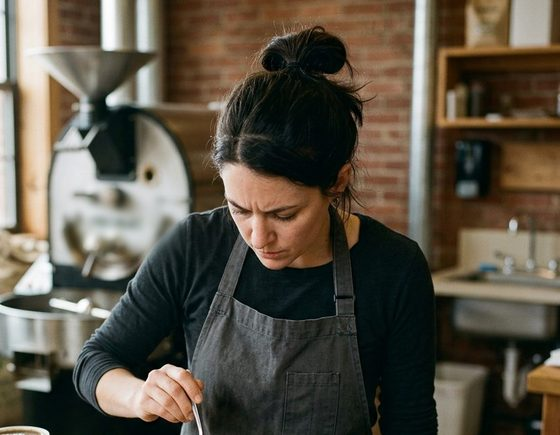
#> input picture kb/assets/photos/cupping-crop-560.jpg, 560 x 435 px, given in place of hero-bag.jpg, which was not available; the run also reads 1 picture not shown here
$ python photos.py
#> lines starting #> are read from the running program, lines starting #| are printed output that depends on the picture; after the words box and inside, x2 and y2 are one past the last pixel; in counts of white or black regions, pixels touching at a corner belong together; pictures that were not available may be replaced by others from this repository, and a replacement may not be noted
"""Cropped and resized derivatives of the generated test-bench photos (kb/assets/photos/README.md), for srcset.
Run from the repo root: python3 kb/tests/round3/photos.py
Writes kb/assets/photos/<name>-<w>.webp and .jpg (WebP q80, JPEG q82 progressive, same as the masters).

Art direction (design-art-direction 02, design-graphic 03):
- hero-bag: the green (unroasted) beans stay in every crop (README use note: they point to origin).
  portrait 4:5 (bag centred, window edge right) for desktop and phone; the full 3:2 frame for tablet, where the
  photo spans the column and the room (grinder, shelf, window light) earns its width.
  The blank label sits at x 725..918, y 364..618 of the 1264x848 master (measured: cream pixels); the page prints
  the live label onto it, so every crop records where the label lands, in percent.
- roaster-drop: wide 2:1 for desktop (the drum door, the falling beans and the cooling tray), 4:3 centred on the
  falling beans for phones.
- cupping: cropped above the table edge so no cup label is in frame (README use note: the labels are garbled AI text);
  the out-of-focus roaster badge behind her is softened further so no letterform reads.
"""
from PIL import Image, ImageFilter
import json, os

SRC = 'kb/assets/photos'
LABEL = (725, 364, 918, 618)
out = {}


def save(im, name, widths):
    files = []
    for w in widths:
        h = round(im.height * w / im.width)
        r = im if w == im.width else im.resize((w, h), Image.LANCZOS)
        base = f'{SRC}/{name}-{w}'
        r.save(base + '.webp', 'WEBP', quality=80, method=6)
        r.convert('RGB').save(base + '.jpg', 'JPEG', quality=82, progressive=True, optimize=True)
        files.append((w, h, os.path.getsize(base + '.webp'), os.path.getsize(base + '.jpg')))
    return files


def label_pct(box):
    x0, y0, x1, y1 = box
    lx0, ly0, lx1, ly1 = LABEL
    w, h = x1 - x0, y1 - y0
    return {'left': round((lx0 - x0) / w * 100, 2), 'top': round((ly0 - y0) / h * 100, 2),
            'width': round((lx1 - lx0) / w * 100, 2), 'height': round((ly1 - ly0) / h * 100, 2)}


bag = Image.open(f'{SRC}/hero-bag.jpg').convert('RGB')
#> bag is the input picture: PIL image 560x435 RGB; mean R, G, B 90, 82.6, 69.5
portrait = (481, 0, 1159, 848)          # 678 x 848, 4:5, bag centre x 820
out['hero-bag-portrait'] = {'box': portrait, 'label': label_pct(portrait), 'files': save(bag.crop(portrait), 'hero-bag-portrait', [678, 480])}
#> the loop in save, `for w in widths:` made 2 passes
#> pass 1, in save, `r = im if w == im.width else im.resize((w, h), Image.LANCZOS)`:
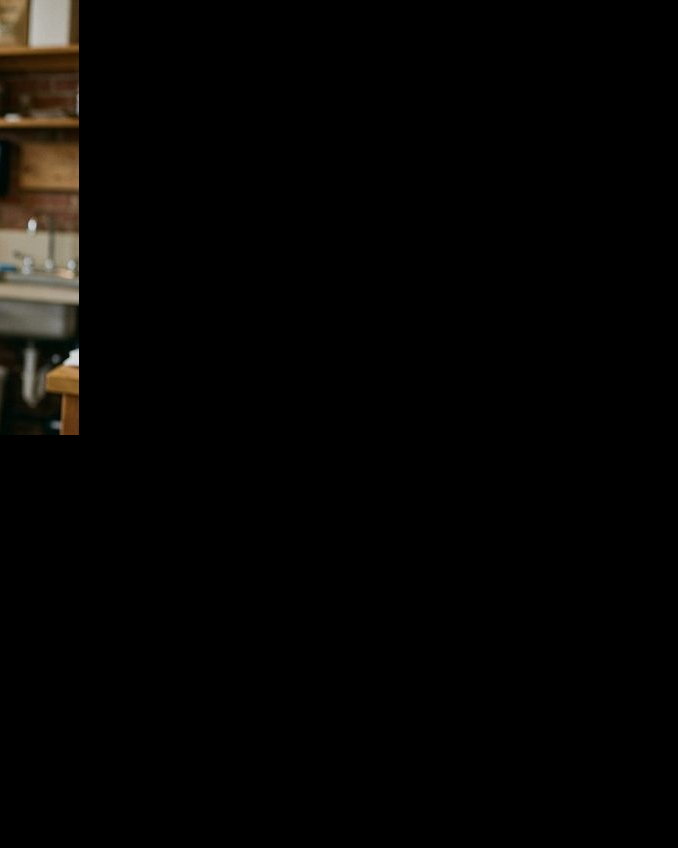
#> r: PIL image 678x848 RGB; mean R, G, B 5.4, 4.5, 3.3
#> after the loop in save, `for w in widths:`: files = [(678, 848, 3348, 9304), (480, 600, 2104, 5370)]
full = (0, 0, 1264, 848)
out['hero-bag'] = {'box': full, 'label': label_pct(full), 'files': save(bag, 'hero-bag', [1264, 960, 640])}

drop = Image.open(f'{SRC}/roaster-drop.jpg').convert('RGB')
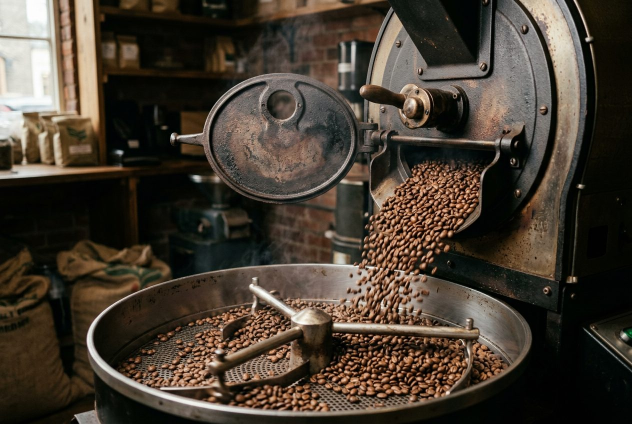
#> input picture kb/assets/photos/roaster-drop.jpg, 1264 x 848 px, found by its file name (shown at 1/2 size)
#> drop is the input picture: PIL image 1264x848 RGB; mean R, G, B 70.1, 60.3, 49.1
wide = (0, 150, 1264, 782)              # 1264 x 632, 2:1
out['roaster-drop-wide'] = {'box': wide, 'files': save(drop.crop(wide), 'roaster-drop-wide', [1264, 960, 640])}
#> the loop in save (call 3), `for w in widths:` made 3 passes
#> pass 1, in save (call 3), `r = im if w == im.width else im.resize((w, h), Image.LANCZOS)`:
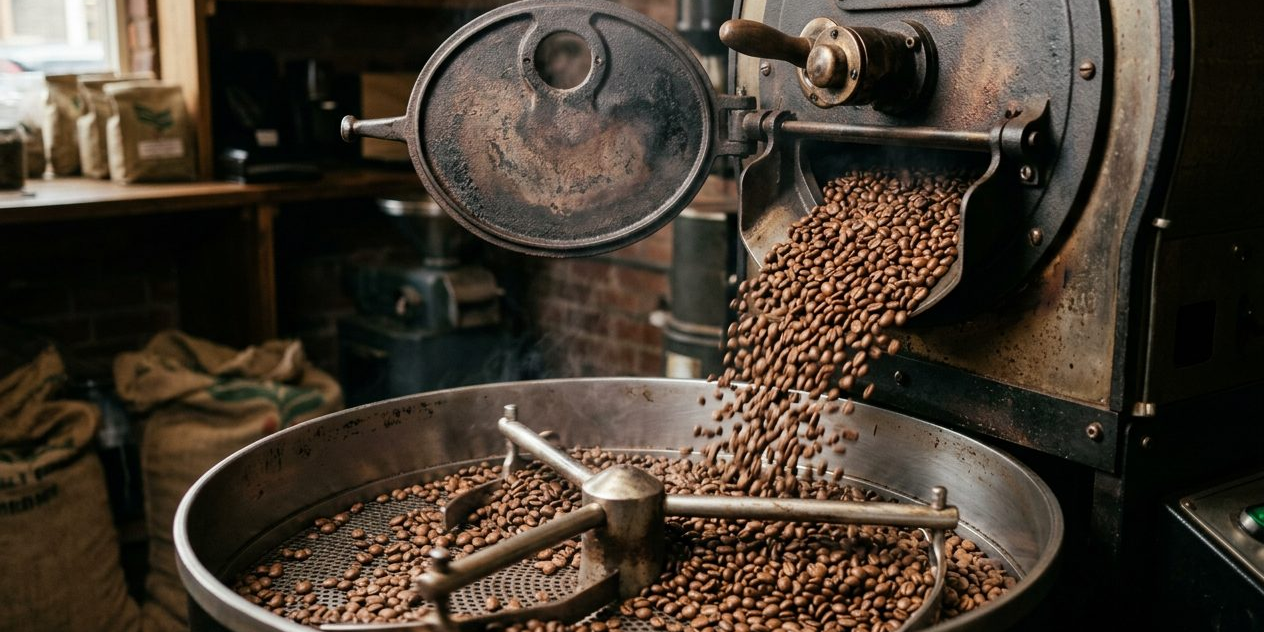
#> r: PIL image 1264x632 RGB; mean R, G, B 68.8, 58, 46.6
#> after the loop in save (call 3), `for w in widths:`: files = [(1264, 632, 105232, 148312), (960, 480, 69882, 94194), (640, 320, 38352, 48753)]
tight = (380, 160, 1164, 748)           # 784 x 588, 4:3
out['roaster-drop-tight'] = {'box': tight, 'files': save(drop.crop(tight), 'roaster-drop-tight', [784, 520])}
#> the loop in save (call 4), `for w in widths:` made 2 passes
#> pass 2, in save (call 4), `r = im if w == im.width else im.resize((w, h), Image.LANCZOS)`:
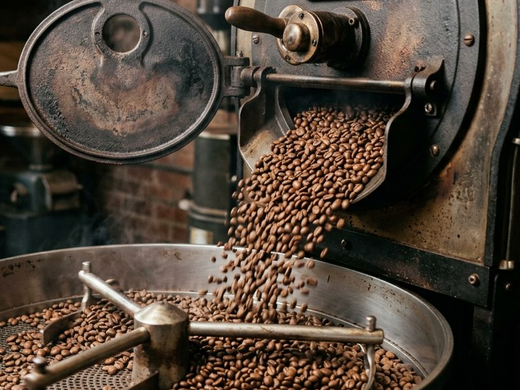
#> r: PIL image 520x390 RGB; mean R, G, B 81.6, 68.7, 57.2
#> after the loop in save (call 4), `for w in widths:`: files = [(784, 588, 81766, 107040), (520, 390, 44702, 53857)]

cup = Image.open(f'{SRC}/cupping.jpg').convert('RGB')
badge = (262, 318, 448, 410)            # out-of-focus roaster badge: soften so no letterform reads
soft = cup.filter(ImageFilter.GaussianBlur(5))
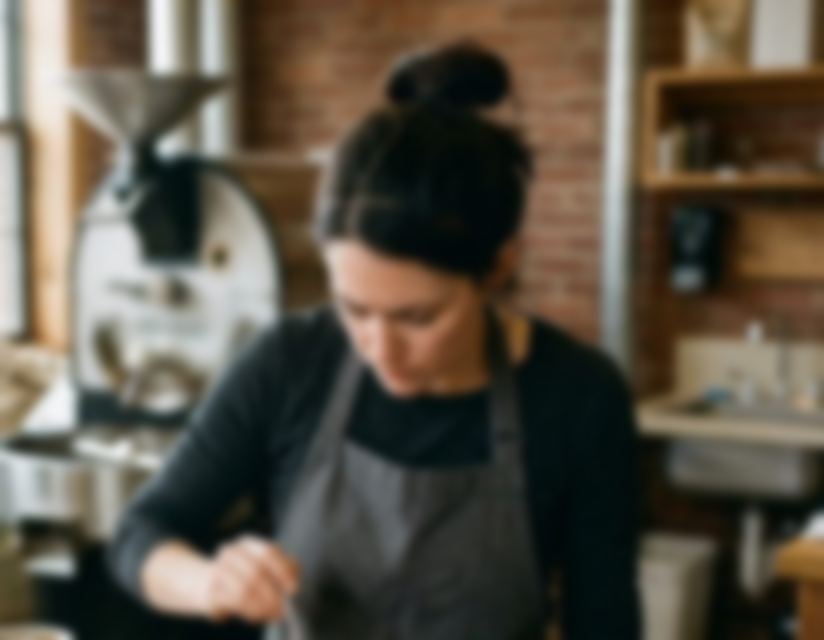
#> soft: PIL image 824x640 RGB; mean R, G, B 90, 82.6, 69.5
mask = Image.new('L', cup.size, 0)
#> mask: PIL image 824x640 L; every value is 0
mask.paste(255, badge)
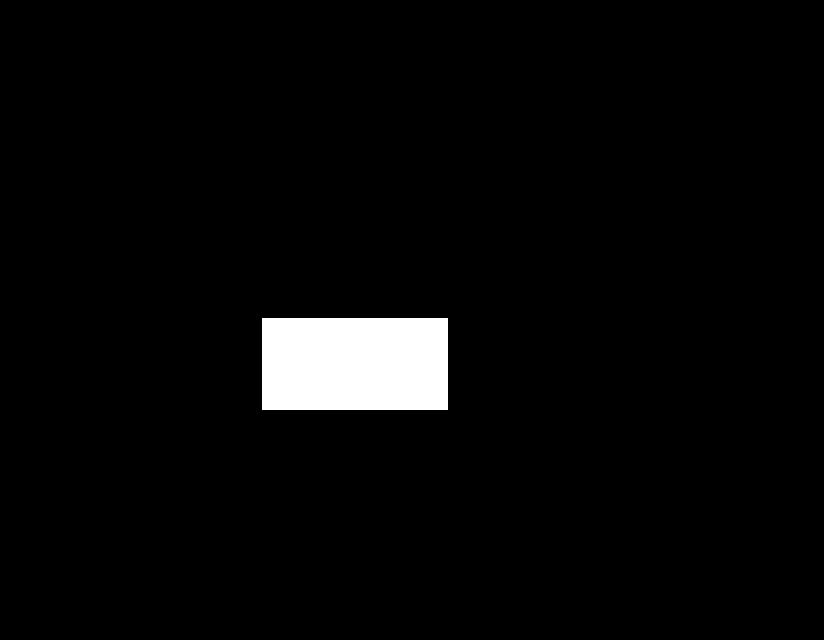
#> mask: PIL image 824x640 L; 3.2% white; 1 white region, box (x1, y1, x2, y2) and area: (262, 318, 448, 410) 17112
cup = Image.composite(soft, cup, mask.filter(ImageFilter.GaussianBlur(14)))   # feathered: no seam at the patch edge
crop = (180, 36, 1004, 676)             # 824 x 640: cup rims and crust in frame; cup numbers (y 680+) and table labels (y 740+) out
out['cupping-crop'] = {'box': crop, 'files': save(cup.crop(crop), 'cupping-crop', [824, 560])}
#> the loop in save (call 5), `for w in widths:` made 2 passes
#> pass 1, in save (call 5), `r = im if w == im.width else im.resize((w, h), Image.LANCZOS)`:
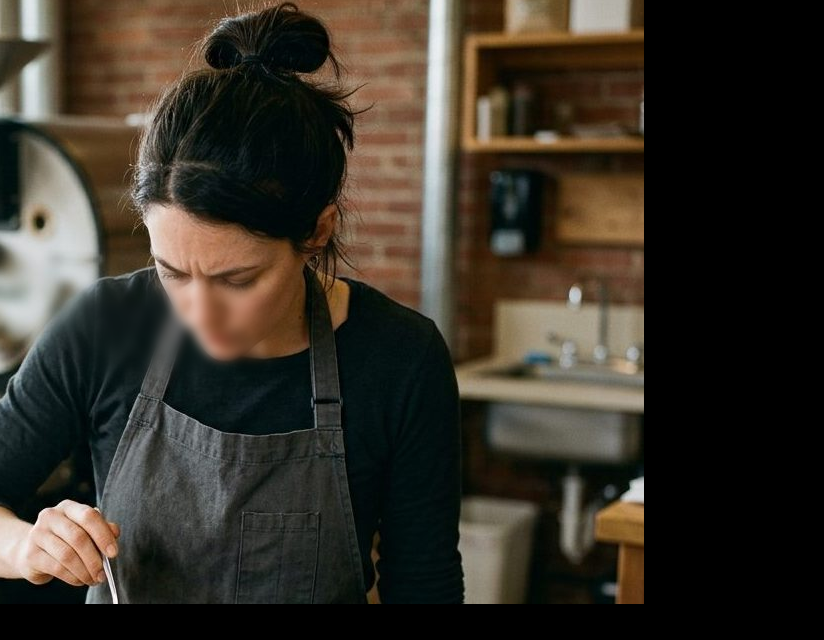
#> r: PIL image 824x640 RGB; mean R, G, B 55.4, 49.7, 40.3
#> after the loop in save (call 5), `for w in widths:`: files = [(824, 640, 28878, 55536), (560, 435, 15970, 30052)]

print(json.dumps(out, indent=1))
#> (printed output is left out)
